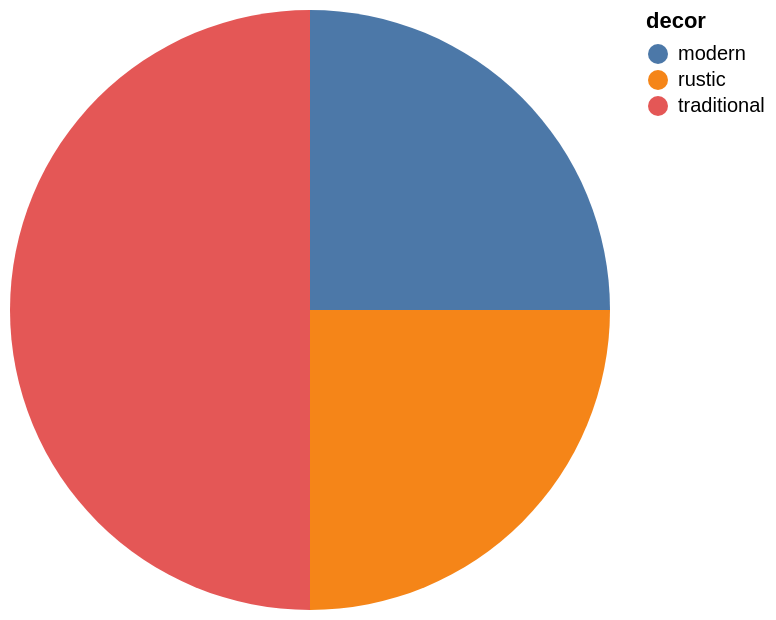

Source (Vega-Lite JSON):
### Vega-Lite specification from a JSON file in a GitHub repository (floating-point values rounded to 4 significant figures)
{"data": {"values": [{"x_data": "modern", "y_data": 2}, {"x_data": "rustic", "y_data": 2}, {"x_data": "traditional", "y_data": 4}]}, "mark": "arc", "encoding": {"theta": {"field": "y_data", "type": "quantitative", "title": "count(*)"}, "color": {"field": "x_data", "type": "nominal", "title": "decor"}}}
